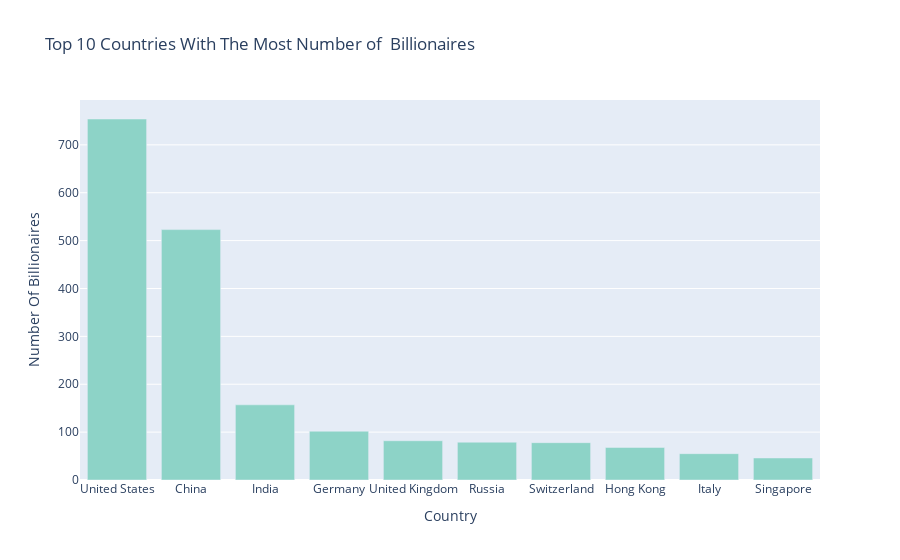

Notebook code cell kept with this figure:
### Markdown cell above
Tổng quan ta thấy, số lượng tỷ phú chênh lệch đáng kể, phần lớn là các tỷ phú "nhỏ" với tài sản từ 0- 20 tỷ đô chiếm tới 96,9% trong danh sách tỷ phú.

Còn lại là các tỷ phú "vừa" tài sản từ 20-40 tỷ đô chiếm 2,01% và một số tỷ phú siêu giàu với tài sản trên 40 tỷ đô chỉ chiếm 1,06% trong bảng xếp hạng.

### Code cell
top_countries = df['country'].value_counts().head(10)
fig2 = px.bar(top_countries, x=top_countries.index, y=top_countries.values,
              title="Top 10 Countries With The Most Number of  Billionaires",
              color_discrete_sequence=px.colors.qualitative.Set3)
fig2.update_xaxes(title="Country")
fig2.update_yaxes(title="Number Of Billionaires")
fig2.show()

### Figure 1 — Plotly figure (JSON) as saved in the notebook; plotly's stock layout.template omitted (floating-point values rounded to 4 significant figures)
{"data": [{"alignmentgroup": "True", "hovertemplate": "index=%{x}<br>y=%{y}<extra></extra>", "legendgroup": "", "marker": {"color": "rgb(141,211,199)", "pattern": {"shape": ""}}, "name": "", "offsetgroup": "", "orientation": "v", "showlegend": false, "textposition": "auto", "type": "bar", "x": ["United States", "China", "India", "Germany", "United Kingdom", "Russia", "Switzerland", "Hong Kong", "Italy", "Singapore"], "xaxis": "x", "y": [754, 523, 157, 102, 82, 79, 78, 68, 55, 46], "yaxis": "y"}], "layout": {"barmode": "relative", "legend": {"tracegroupgap": 0}, "title": {"text": "Top 10 Countries With The Most Number of  Billionaires"}, "xaxis": {"anchor": "y", "domain": [0, 1], "title": {"text": "Country"}}, "yaxis": {"anchor": "x", "domain": [0, 1], "title": {"text": "Number Of Billionaires"}}}}
